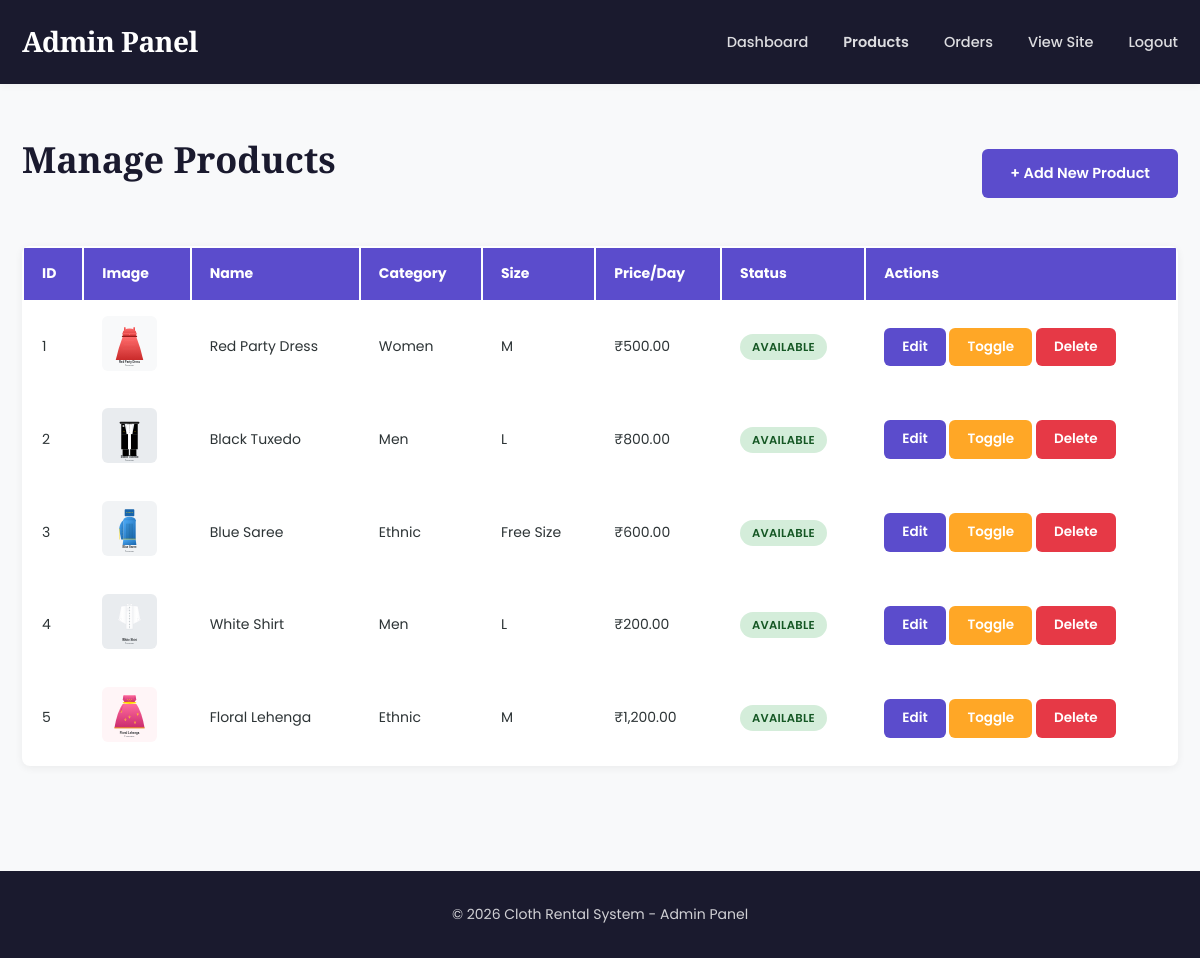
Screenshot of /admin/manage-products.php (signed in) with the database file from the repository.
### tables this page shows
CREATE TABLE IF NOT EXISTS products (
  id INT AUTO_INCREMENT PRIMARY KEY,
  name VARCHAR(150) NOT NULL,
  category VARCHAR(50) NOT NULL,
  size VARCHAR(20),
  price_per_day DECIMAL(10,2) NOT NULL,
  image VARCHAR(255),
  description TEXT,
  available BOOLEAN DEFAULT TRUE,
  created_at TIMESTAMP DEFAULT CURRENT_TIMESTAMP
);

### admin/manage-products.php (the view, shortened to what this page needs)
<?php
$result = mysqli_query($conn, "SELECT * FROM products ORDER BY created_at DESC");
?>
<!DOCTYPE html>
<html lang="en">
<head>
    <link rel="stylesheet" href="../assets/css/style.css">
</head>
<body>
    <nav class="navbar admin-navbar">
        <div class="container">
            <div class="nav-brand">
                <h1>Admin Panel</h1>
            </div>
            <ul class="nav-menu">
                <li><a href="dashboard.php">Dashboard</a></li>
                <li><a href="manage-products.php" class="active">Products</a></li>
                <li><a href="orders.php">Orders</a></li>
                <li><a href="../index.php">View Site</a></li>
                <li><a href="../auth/logout.php">Logout</a></li>
            </ul>
        </div>
    </nav>
    <section class="admin-section">
        <div class="container">
            <div class="section-header">
                <h2>Manage Products</h2>
                <a href="add-product.php" class="btn btn-primary">+ Add New Product</a>
            </div>
            <?php if (mysqli_num_rows($result) > 0): ?>
                <table class="admin-table">
                    <thead>
                        <tr>
                            <th>ID</th>
                            <th>Image</th>
                            <th>Name</th>
                            <th>Category</th>
                            <th>Size</th>
                            <th>Price/Day</th>
                            <th>Status</th>
                            <th>Actions</th>
                        </tr>
                    </thead>
                    <tbody>
                        <?php while ($product = mysqli_fetch_assoc($result)): ?>
                            <tr>
                                <td><?php echo $product['id']; ?></td>
                                <td>
                                    <?php if ($product['image'] && file_exists("../assets/images/" . $product['image'])): ?>
                                        <img src="../assets/images/<?php echo $product['image']; ?>" class="table-image" alt="<?php echo $product['name']; ?>">
                                    <?php else: ?>
                                        <div class="no-image-tiny">No Image</div>
                                    <?php endif; ?>
                                </td>
                                <td><?php echo $product['name']; ?></td>
                                <td><?php echo ucfirst($product['category']); ?></td>
                                <td><?php echo $product['size']; ?></td>
                                <td>₹<?php echo number_format($product['price_per_day'], 2); ?></td>
                                <td>
                                    <?php if ($product['available']): ?>
                                        <span class="status-badge status-available">Available</span>
                                    <?php else: ?>
                                        <span class="status-badge status-unavailable">Unavailable</span>
                                    <?php endif; ?>
                                </td>
                                <td>
                                    <a href="edit-product.php?id=<?php echo $product['id']; ?>" class="btn btn-small btn-primary">Edit</a>
                                    <a href="?toggle=<?php echo $product['id']; ?>" class="btn btn-small btn-warning">Toggle</a>
                                    <a href="?delete=<?php echo $product['id']; ?>" class="btn btn-small btn-danger" onclick="return confirm('Delete this product?')">Delete</a>
                                </td>
                            </tr>
                        <?php endwhile; ?>
                    </tbody>
                </table>
            <?php else: ?>
                <p>No products found. <a href="add-product.php">Add your first product</a></p>
            <?php endif; ?>
        </div>
    </section>
    <footer class="footer">
        <div class="container">
            <p>&copy; 2026 Cloth Rental System - Admin Panel</p>
        </div>
    </footer>
</body>
</html>

### assets/css/style.css (style rules this page uses)
* { margin: 0; padding: 0; box-sizing: border-box; }
:root { --primary: #5B4CCC; --primary-light: #7C6FD8; --accent: #FF6B9D; --success: #1DB954; --danger: #E63946; --warning: #FFA726; --dark: #1a1a2e; --text: #2d3436; --text-light: #636e72; --bg: #f8f9fa; --white: #ffffff; --border: #dfe6e9; }
body { font-family: 'Poppins', sans-serif; line-height: 1.7; color: var(--text); background-color: var(--bg); font-size: 15px; }
.container { max-width: 1240px; margin: 0 auto; padding: 0 22px; }
h1, h2, h3 { font-family: 'Playfair Display', serif; color: var(--dark); }
.navbar { background: var(--white); padding: 18px 0; box-shadow: 0 2px 8px rgba(0,0,0,0.04); position: sticky; top: 0; z-index: 100; }
.navbar .container { display: flex; justify-content: space-between; align-items: center; }
.nav-brand h1 { font-size: 28px; font-weight: 800; color: var(--primary); letter-spacing: -0.5px; }
.nav-menu { display: flex; list-style: none; gap: 35px; align-items: center; }
.nav-menu a { color: var(--text-light); text-decoration: none; transition: color 0.25s; font-weight: 500; font-size: 14.5px; }
.nav-menu a.active { color: var(--primary); font-weight: 600; }
.admin-navbar { background: var(--dark); }
.admin-navbar .nav-brand h1 { color: var(--white); }
.admin-navbar .nav-menu a { color: rgba(255, 255, 255, 0.85); }
.btn { display: inline-block; padding: 12px 28px; border: none; border-radius: 6px; cursor: pointer; text-decoration: none; transition: all 0.2s; font-size: 14.5px; font-weight: 600; text-align: center; }
.btn-primary { background: var(--primary); color: var(--white); }
.btn-danger { background: var(--danger); color: var(--white); }
.btn-warning { background: var(--warning); color: var(--white); }
.btn-small { padding: 8px 18px; font-size: 13.5px; }
.footer { background: var(--dark); color: rgba(255, 255, 255, 0.8); padding: 32px 0; margin-top: 60px; }
.footer p { text-align: center; font-size: 14px; }
.admin-table { width: 100%; background: var(--white); border-radius: 8px; overflow: hidden; box-shadow: 0 2px 8px rgba(0,0,0,0.06); }
.admin-table thead { background: var(--primary); color: var(--white); }
.admin-table th, .admin-table td { padding: 14px 18px; text-align: left; font-size: 14px; }
.admin-table tbody tr { border-bottom: 1px solid #f1f3f5; }
.table-image { width: 55px; height: 55px; object-fit: cover; border-radius: 6px; }
.status-badge { padding: 5px 12px; border-radius: 14px; font-size: 11.5px; font-weight: 600; text-transform: uppercase; letter-spacing: 0.3px; }
.status-available, .status-confirmed { background-color: #d4edda; color: #155724; }
.admin-section { padding: 45px 0; min-height: 55vh; }
.admin-section h2 { font-size: 36px; margin-bottom: 28px; font-weight: 700; }
.section-header { display: flex; justify-content: space-between; align-items: center; margin-bottom: 28px; }

### rows the page displays
products: id "1", image (picture), name "Red Party Dress", category "Women", size "M", price_per_day "500.00", available "AVAILABLE"
products: id "2", image (picture), name "Black Tuxedo", category "Men", size "L", price_per_day "800.00", available "AVAILABLE"
products: id "3", image (picture), name "Blue Saree", category "Ethnic", size "Free Size", price_per_day "600.00", available "AVAILABLE"
products: id "4", image (picture), name "White Shirt", category "Men", size "L", price_per_day "200.00", available "AVAILABLE"
products: id "5", image (picture), name "Floral Lehenga", category "Ethnic", size "M", price_per_day "1,200.00", available "AVAILABLE"
